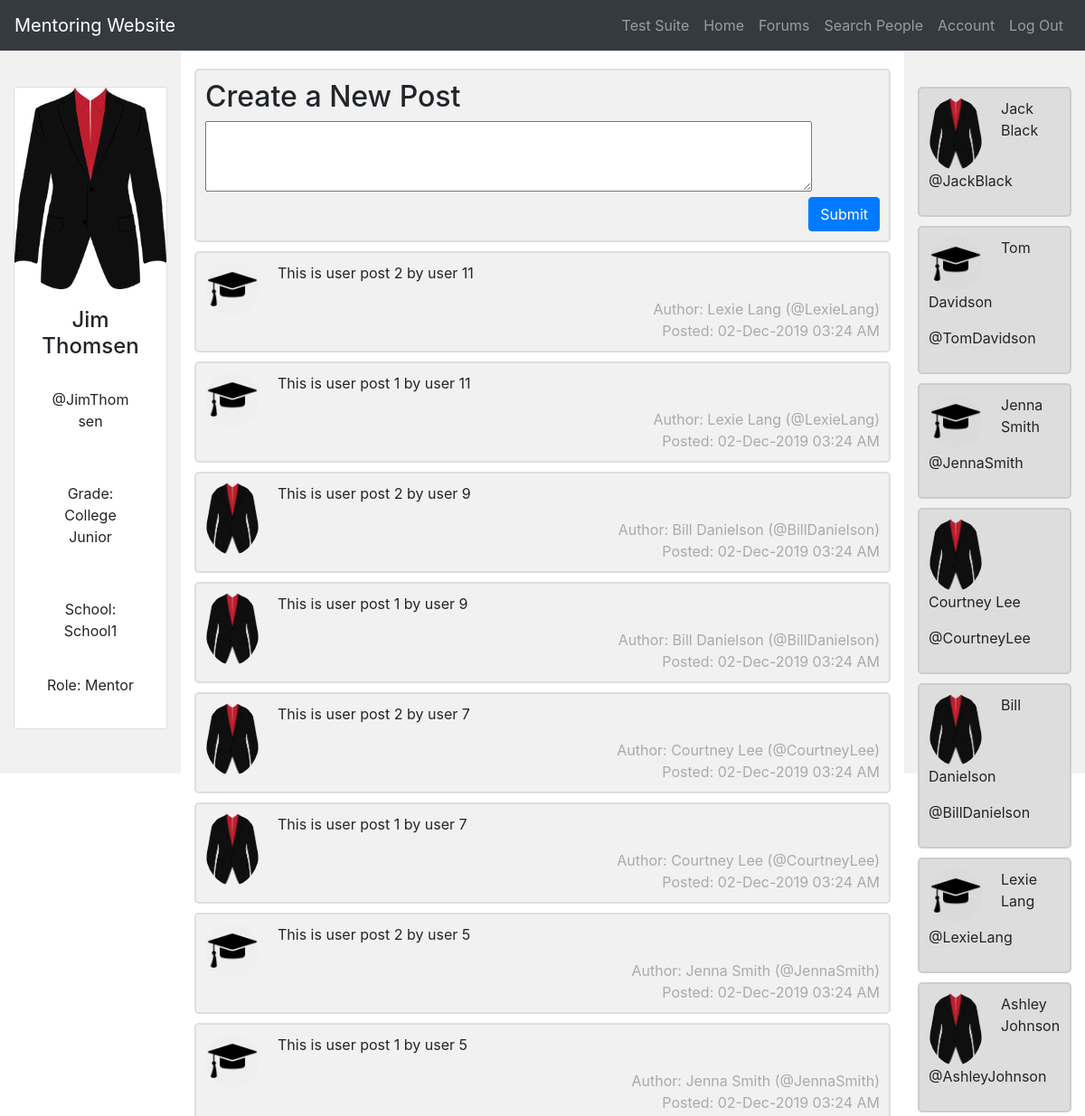
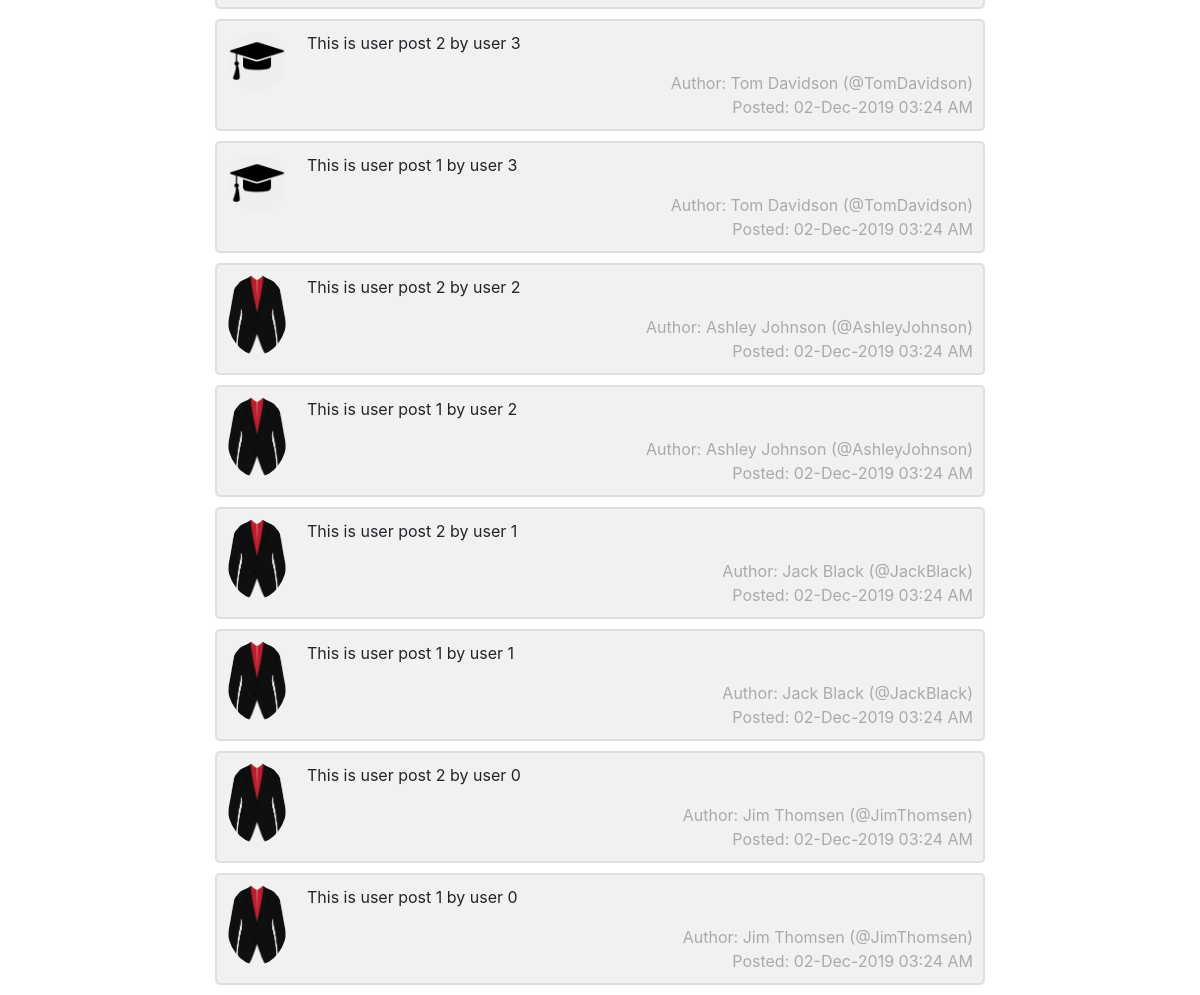
Screenshot of /home (signed in) with the database file from the repository (2 pictures, top to bottom).
### db_models.py (models this page shows, shortened)
class User(db.Model):
    __tablename__ = 'Users'
    __searchable__ = ['username', 'first_name', 'last_name', 'email', 'school', 'state']
    first_name = db.Column(db.String(64), index=True, nullable=False)
    last_name = db.Column(db.String(64), index=True, nullable=False)
    username = db.Column(db.String(64), index=True, primary_key=True, unique=True, nullable=False)
    email = db.Column(db.String(120), index=True, unique=True, nullable=False)
    password = db.Column(db.String(128), nullable=False)
    school = db.Column(db.String(128))
    grade = db.Column(db.String(64))
    state = db.Column(db.String(64))
    post_time = db.Column(db.DateTime, index=True, default=datetime.utcnow, nullable=False)
    forum_questions = db.relationship("ForumQuestion", backref='author', lazy='dynamic')
    forum_posts = db.relationship("ForumPost", backref='author', lazy='dynamic')
    user_posts = db.relationship("UserPost", backref='author', lazy='dynamic')
    authenticated = db.Column(db.Boolean, default=False)

class UserPost(db.Model):
    __tablename__ = 'UserPosts'
    id = db.Column(db.Integer, primary_key=True, nullable=False)
    author_username = db.Column(db.String(64), db.ForeignKey('Users.username'), nullable=False)
    content = db.Column(db.Text(), nullable=False)
    post_time = db.Column(db.DateTime, index=True, default=datetime.utcnow, nullable=False)

### main.py (the view)
@app.route('/home', methods=['GET', 'POST'])
def home():
    form = PostForm()
    if form.validate_on_submit():
        content = form.content.data
        post = add_user_post(current_user.username, content)
        return redirect('/home')
    return render_template('homepage.html', form=form)

### forms.py
class PostForm(FlaskForm):
    content = StringField('Create a New Post', widget=TextArea(), validators=[DataRequired()])
    submit = SubmitField('Make Post')

### db_models.py (called while the page is built)
@login_manager.user_loader
def load_user(user_id):
    if user_id is not None:
        return User.query.get(user_id)
    return None

### funcs.py (called while the page is built)
def grade_level_string(grLvlCode):
    for lvl in GRADE_LEVELS:
        code, string = lvl
        if grLvlCode == code:
            return string
    return None

def is_mentee(u):
    return u.grade not in MENTOR_GRADES

def sorted_reverse_id_order(l):
    return sorted(l, key=lambda p: p.id, reverse=True)

def get_following(user):
    follows = list(Follow.query.filter_by(follower_username = user.username))
    following_usernames = list(map(lambda f: f.following_username, follows))
    following_users = map(lambda u: User.query.get(u), following_usernames)
    return list(following_users)

def get_general_feed(user):
    following_unames = list(map(lambda u: u.username, get_following(user)))
    return sorted_reverse_id_order(list(filter(lambda post: (post.author_username in following_unames) or (post.author_username == user.username), list(UserPost.query.all()))))

def get_user_by_username(uname):
    return User.query.get(uname)

def date_to_string(dt_obj):
    return dt_obj.strftime("%d-%b-%Y %I:%M %p")

### templates/homepage.html (shortened to what this page needs)
{% extends "base.html" %}
{% block page_content %}
<div class="container-fluid">
  <div class="row">
    <div class="col-sm-2 sidebar">
      <div class= "mar-top">
      <div class="card">
        <img class="card-img-top" src="{{ url_for('static', filename='mentee.jpg' if is_mentee(current_user) else 'mentor.jpg') }}" alt="Card Image" style="width:100%">
        <div class="card-body">
          <h4 class="card-title" align='center'> {{ current_user.first_name }} {{ current_user.last_name }} </h4>
          <p class="card-body" align='center'>@{{ current_user.username }}</p>
          <p class="card-body" align='center'>Grade: {{ grade_level_string(current_user.grade) }}</p>
          <p class="card-body" align='center'>School: {{ current_user.school }}</p>
          <p class="card=body" align='center'>Role: {{ "Mentee" if is_mentee(current_user) else "Mentor" }} </p>
        </div>
      </div>
      </div>
    </div>
    <div class="col-sm-8">
      <div class= "mar-top">
        {% block content %}
        <form action="" method="post" novalidate>
          <div class="chat">
            <h2>Create a New Post</h2>
            {{ form.content( id="ta", cols="90", rows="3") }}<br>
            <span class="time-right">
              {{ form.submit(value = "Submit", class="btn btn-primary") }}
            </span>
          </div>
        </form>
        {% endblock %}
        {% for userpost in get_general_feed(current_user) %}
        {% with u = get_user_by_username(userpost.author_username) %}
        <div class="chat">
          <img src="{{ url_for('static', filename='mentee.jpg' if is_mentee(u) else 'mentor.jpg') }}" alt="Avatar">
          <p>{{ userpost.content }}</p>
          <span class="time-right">Author: {{ u.first_name}} {{ u.last_name }} (@{{ u.username }})</span><br>
          <span class="time-right">Posted: {{ date_to_string(userpost.post_time) }}</span>
        </div>
        {% endwith %}
        {% endfor %}
      </div>
    </div>
    <div class="col sidebar">
      <div class= "mar-top">
        {% for friend in get_following(current_user) %}
        <div class="chat dark">
          <img src="{{ url_for('static', filename='mentee.jpg' if is_mentee(friend) else 'mentor.jpg') }}" alt="Avatar">
          <p>{{ friend.first_name }} {{ friend.last_name }}</p>
          <p>@{{ friend.username }}</p>
        </div>
        {% endfor %}
      </div>
    </div>
  </div>
</div>
{% endblock %}

### static/homepage.css (style rules this page uses)
.sidebar { position: relative; padding-top: 20px; background-color: #f1f1f1; height: 100vh; }
.mar-top { margin-top: 20px; }
.chat { border: 2px solid #dedede; background-color: #f1f1f1; border-radius: 5px; padding: 10px; margin: 10px 0; }
.dark { border-color: #ccc; background-color: #ddd; }
.chat::after { content: ""; clear: both; display: table; }
.chat img { float: left; max-width: 60px; width: 100%; margin-right: 20px; border-radius: 50%; }
.time-right { float: right; color: #aaa; }
#ta { max-width: 90%; max-height: 60%; }

### rows the page displays
User: first_name "Jim", last_name "Thomsen", username "JimThomsen", grade "College Junior", school "School1", grade "Mentor"
UserPost: content "This is user post 2 by user 11", post_time "02-Dec-2019 03:24 AM"
User: first_name "Lexie", last_name "Lang", username "LexieLang"
UserPost: content "This is user post 1 by user 11", post_time "02-Dec-2019 03:24 AM"
UserPost: content "This is user post 2 by user 9", post_time "02-Dec-2019 03:24 AM"
User: first_name "Bill", last_name "Danielson", username "BillDanielson"
UserPost: content "This is user post 1 by user 9", post_time "02-Dec-2019 03:24 AM"
UserPost: content "This is user post 2 by user 7", post_time "02-Dec-2019 03:24 AM"
User: first_name "Courtney", last_name "Lee", username "CourtneyLee"
UserPost: content "This is user post 1 by user 7", post_time "02-Dec-2019 03:24 AM"
UserPost: content "This is user post 2 by user 5", post_time "02-Dec-2019 03:24 AM"
User: first_name "Jenna", last_name "Smith", username "JennaSmith"
UserPost: content "This is user post 1 by user 5", post_time "02-Dec-2019 03:24 AM"
UserPost: content "This is user post 2 by user 3", post_time "02-Dec-2019 03:24 AM"
User: first_name "Tom", last_name "Davidson", username "TomDavidson"
UserPost: content "This is user post 1 by user 3", post_time "02-Dec-2019 03:24 AM"
UserPost: content "This is user post 2 by user 2", post_time "02-Dec-2019 03:24 AM"
User: first_name "Ashley", last_name "Johnson", username "AshleyJohnson"
UserPost: content "This is user post 1 by user 2", post_time "02-Dec-2019 03:24 AM"
UserPost: content "This is user post 2 by user 1", post_time "02-Dec-2019 03:24 AM"
User: first_name "Jack", last_name "Black", username "JackBlack"
UserPost: content "This is user post 1 by user 1", post_time "02-Dec-2019 03:24 AM"
UserPost: content "This is user post 2 by user 0", post_time "02-Dec-2019 03:24 AM"
UserPost: content "This is user post 1 by user 0", post_time "02-Dec-2019 03:24 AM"
